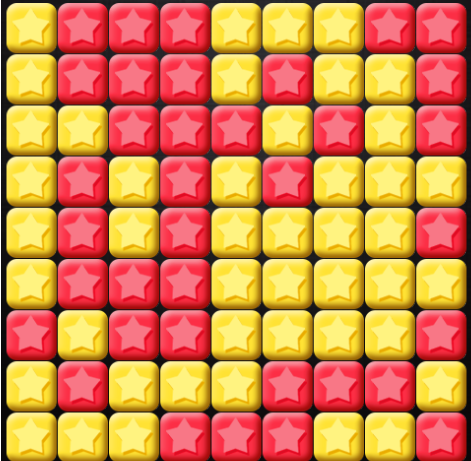
#> input picture sample2.png, 471 x 461 px; its folder holds only this picture in this run
$ python -i image_grid.py   (imports and definitions only)   (older library calls are emulated)
#> lines starting #> are read from the running program, lines starting #| are printed output that depends on the picture
from __future__ import print_function
import image_slicer, binascii, struct, os, cv2, glob, math, shutil
from PIL import Image
import numpy as np
import scipy
import scipy.misc
import scipy.cluster

def find_dominant_color(image_path):
#> called with image_path = 'sample2.png'
    NUM_CLUSTERS = 10
    #print('reading image')
    im = Image.open(image_path)
#> im is the input picture: PIL image 471x461 RGBA; mean R, G, B, A 216.4, 136.4, 75, 255
    im = im.resize((150, 150))      # optional, to reduce time
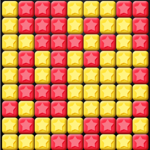
#> im: PIL image 150x150 RGBA; mean R, G, B, A 216, 136.3, 74.8, 255
    ar = np.asarray(im)
    shape = ar.shape
#> shape = (150, 150, 4)
    ar = ar.reshape(np.product(shape[:2]), shape[2]).astype(float)

    #print('finding clusters')
    codes, dist = scipy.cluster.vq.kmeans(ar, NUM_CLUSTERS)
#> codes = [[152.2, 107.8, 33.65, 255], [46.59, 34.59, 31.25, 255], [244.2, 117.3, 131.5, 255], [212.1, 172.9, 33.54, 255], [167.2, 21.42, 25.37, 255], [253.7, 241.3, 127.9, 255], [248.6, 217.4, 51.7, 255], [235.5, 36.66, 56.43, 255], [249.6, 228.1, 87.18, 255], [248.4, 68.48, 89.11, 255]]; dist = 19.46
    #print('cluster centres:\n', codes)

    vecs, dist = scipy.cluster.vq.vq(ar, codes)         # assign codes
    counts, bins = np.histogram(vecs, len(codes))    # count occurrences
#> counts = [2039, 1586, 3106, 1848, 1503, 3403, 2696, 2354, 1947, 2018]; bins = [0, 0.9, 1.8, 2.7, 3.6, 4.5, 5.4, 6.3, 7.2, 8.1, 9]

    index_max = np.argmax(counts)                    # find most frequent
#> index_max = 5
    peak = codes[index_max]
#> peak = [253.7, 241.3, 127.9, 255]
    colour = ''.join([hex(int(c))[2:].zfill(2) for c in peak])
    #print('most frequent is %s (#%s)' % (peak, colour[:6]))
    return colour[:6]


# [195 lines left out: functions check_images_from_folder, check_color_similarity, create_color_grid, nested_grid, slice_and_read_image, check_for_image_in_cache and 2 more, not called in this run]

>>> result = find_dominant_color('sample2.png')
#> result = 'fdf17f'
